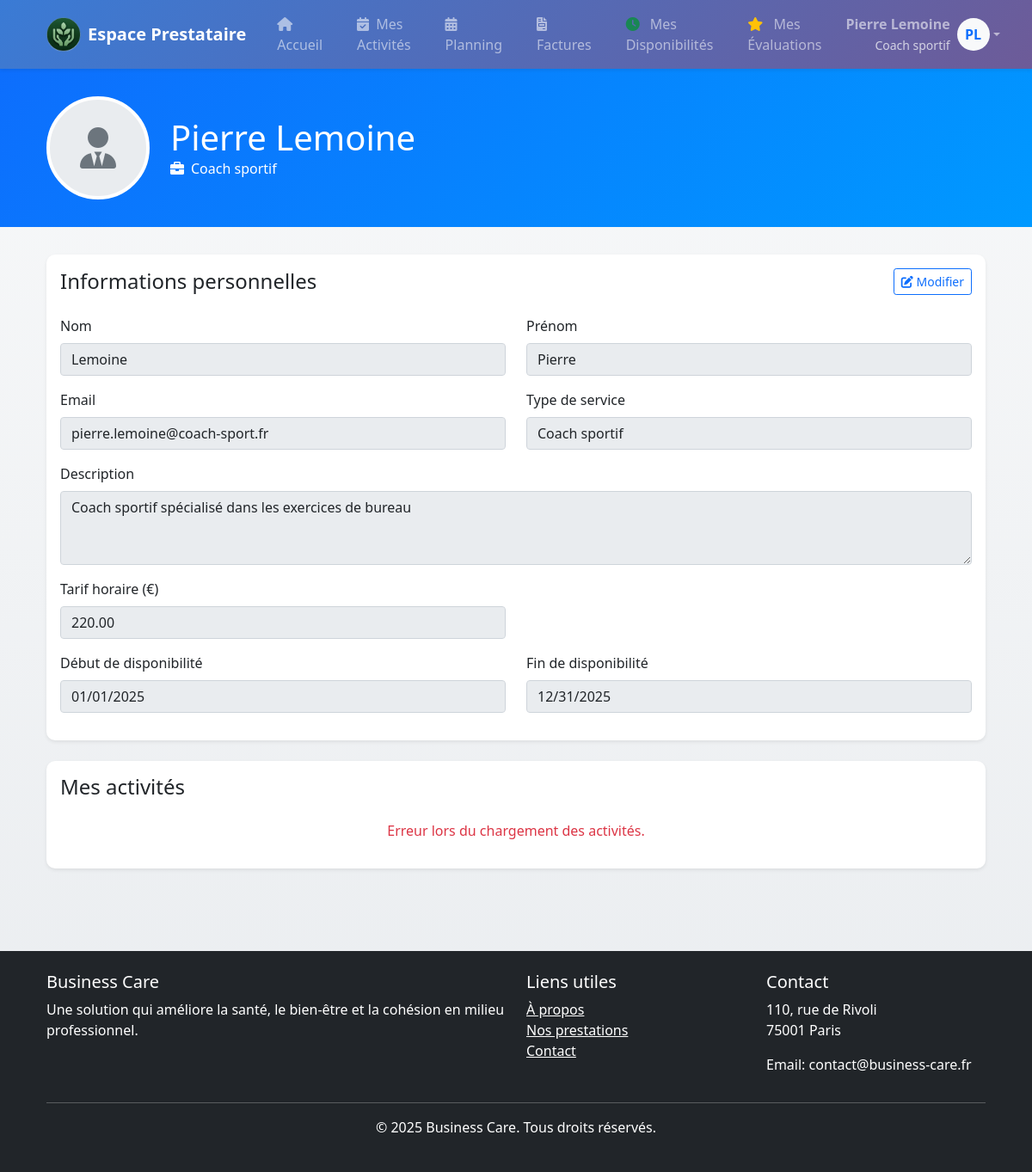
Page /frontOffice/prestataire/profile.php (signed in) on the committed database.
### tables this page shows
CREATE TABLE `prestataire` (
  `prestataire_id` int(11) NOT NULL,
  `email` varchar(255)  NOT NULL,
  `password` varchar(255) NOT NULL,
  `nom` varchar(255) DEFAULT NULL,
  `prenom` varchar(255) DEFAULT NULL,
  `type` varchar(255) DEFAULT NULL,
  `description` varchar(255) DEFAULT NULL,
  `tarif` decimal(10,2) DEFAULT NULL,
  `date_debut_disponibilite` date DEFAULT NULL,
  `date_fin_disponibilite` date DEFAULT NULL,
  `est_candidat` boolean  NOT NULL,
  `token` varchar(255) DEFAULT NULL,
  `expiration` datetime DEFAULT NULL,
  `desactivate` boolean DEFAULT 0,
  `date_activite` datetime DEFAULT NULL
);

### api/dao/provider.php (called while the page is built, shortened)
<?php
function getProviderById($id)
{
    $db = getDatabaseConnection();
    $sql = "SELECT prestataire_id, nom, prenom, email, type, tarif, date_debut_disponibilite, date_fin_disponibilite, description
            FROM prestataire
            WHERE prestataire_id = :id";
    $stmt = $db->prepare($sql);
    $stmt->execute(['id' => $id]);
    return $stmt->fetch(PDO::FETCH_ASSOC);
}

### frontOffice/prestataire/profile.php (the view, shortened to what this page needs)
<?php
require_once $_SERVER['DOCUMENT_ROOT'] . '/api/dao/provider.php';
require_once 'includes/head.php';
$prestaireId = $_SESSION['prestataire_id'];
$profile = getProviderById($prestaireId);
?>
<!DOCTYPE html>
<html lang="fr">
<head>
    <link href="https://cdn.jsdelivr.net/npm/bootstrap@5.1.3/dist/css/bootstrap.min.css" rel="stylesheet">
    <link href="https://cdnjs.cloudflare.com/ajax/libs/font-awesome/6.0.0/css/all.min.css" rel="stylesheet">
</head>
<body class="bg-light">
<?php include $_SERVER['DOCUMENT_ROOT'] . '/frontOffice/prestataire/includes/header.php'; ?>
    <div class="profile-header">
        <div class="container">
            <div class="row align-items-center">
                <div class="col-auto">
                    <div class="profile-img">
                        <i class="fas fa-user-tie fa-3x text-muted"></i>
                    </div>
                </div>
                <div class="col">
                    <h1 class="mb-0"><?php echo htmlspecialchars($profile['prenom'] . ' ' . $profile['nom']); ?></h1>
                    <p class="mb-0"><i class="fas fa-briefcase me-2"></i><?php echo htmlspecialchars($profile['type']); ?></p>
                </div>
            </div>
        </div>
    </div>
    <div class="container pb-5">
        <div class="card shadow-sm mb-4">
            <div class="card-body">
                <div class="d-flex justify-content-between align-items-center mb-4">
                    <h4 class="card-title mb-0">Informations personnelles</h4>
                    <button type="button" class="btn btn-outline-primary btn-sm" onclick="toggleEditMode()">
                        <i class="fas fa-edit"></i> Modifier
                    </button>
                </div>
                <form id="profileForm" onsubmit="updateProfile(event)">
                    <div class="row mb-3">
                        <div class="col-md-6">
                            <label for="nom" class="form-label">Nom</label>
                            <input type="text" class="form-control" id="nom" value="<?php echo htmlspecialchars($profile['nom']); ?>" disabled>
                        </div>
                        <div class="col-md-6">
                            <label for="prenom" class="form-label">Prénom</label>
                            <input type="text" class="form-control" id="prenom" value="<?php echo htmlspecialchars($profile['prenom']); ?>" disabled>
                        </div>
                    </div>
                    <div class="row mb-3">
                        <div class="col-md-6">
                            <label for="email" class="form-label">Email</label>
                            <input type="email" class="form-control" id="email" value="<?php echo htmlspecialchars($profile['email']); ?>" disabled>
                        </div>
                        <div class="col-md-6">
                            <label for="type" class="form-label">Type de service</label>
                            <input type="text" class="form-control" id="type" value="<?php echo htmlspecialchars($profile['type']); ?>" disabled>
                        </div>
                    </div>
                    <div class="mb-3">
                        <label for="description" class="form-label">Description</label>
                        <textarea class="form-control" id="description" rows="3" disabled><?php echo htmlspecialchars($profile['description']); ?></textarea>
                    </div>
                    <div class="row mb-3">
                        <div class="col-md-6">
                            <label for="tarif" class="form-label">Tarif horaire (€)</label>
                            <input type="number" class="form-control" id="tarif" value="<?php echo htmlspecialchars($profile['tarif']); ?>" disabled>
                        </div>
                    </div>
                    <div class="row mb-3">
                        <div class="col-md-6">
                            <label for="date_debut" class="form-label">Début de disponibilité</label>
                            <input type="date" class="form-control" id="date_debut" value="<?php echo htmlspecialchars($profile['date_debut_disponibilite']); ?>" disabled>
                        </div>
                        <div class="col-md-6">
                            <label for="date_fin" class="form-label">Fin de disponibilité</label>
                            <input type="date" class="form-control" id="date_fin" value="<?php echo htmlspecialchars($profile['date_fin_disponibilite']); ?>" disabled>
                        </div>
                    </div>
                </form>
            </div>
        </div>
        <div class="card shadow-sm">
            <div class="card-body">
                <h4 class="card-title mb-4">Mes activités</h4>
                <div id="activities-container">
                </div>
            </div>
        </div>
    </div>
    <?php include $_SERVER['DOCUMENT_ROOT'] . '/frontOffice/prestataire/includes/footer.php'; ?>
</body>
</html>

### frontOffice/prestataire/profile.php (style rules this page uses)
.profile-header { background: linear-gradient(135deg, #0d6efd 0%, #0099ff 100%); color: white; padding: 2rem 0; margin-bottom: 2rem; }
.profile-img { width: 120px; height: 120px; border-radius: 60px; border: 4px solid white; background: #e9ecef; display: flex; align-items: center; justify-content: center; }

### frontOffice/prestataire/includes/header.php (style rules this page uses)
body { background: linear-gradient(to bottom, #f8f9fa, #e9ecef); min-height: 100vh; }
.card { border: none; border-radius: 10px; box-shadow: 0 4px 6px rgba(0,0,0,0.05); transition: transform 0.2s, box-shadow 0.2s; }

### rows in the picture
prestataire: prenom+nom "Pierre Lemoine", type "Coach sportif", nom "Lemoine", prenom "Pierre", email "pierre.lemoine@coach-sport.fr", description "Coach sportif spécialisé dans les exercices de bureau", tarif "220.00", date_debut_disponibilite "01/01/2025", date_fin_disponibilite "12/31/2025"

### other values in the picture
$_SESSION['prenom'] . ' ' . $_SESSION['nom'] "Pierre Lemoine"
$_SESSION['type'] "Coach sportif"
substr($_SESSION['prenom'], 0, 1) "P"
substr($_SESSION['nom'], 0, 1) "L"
